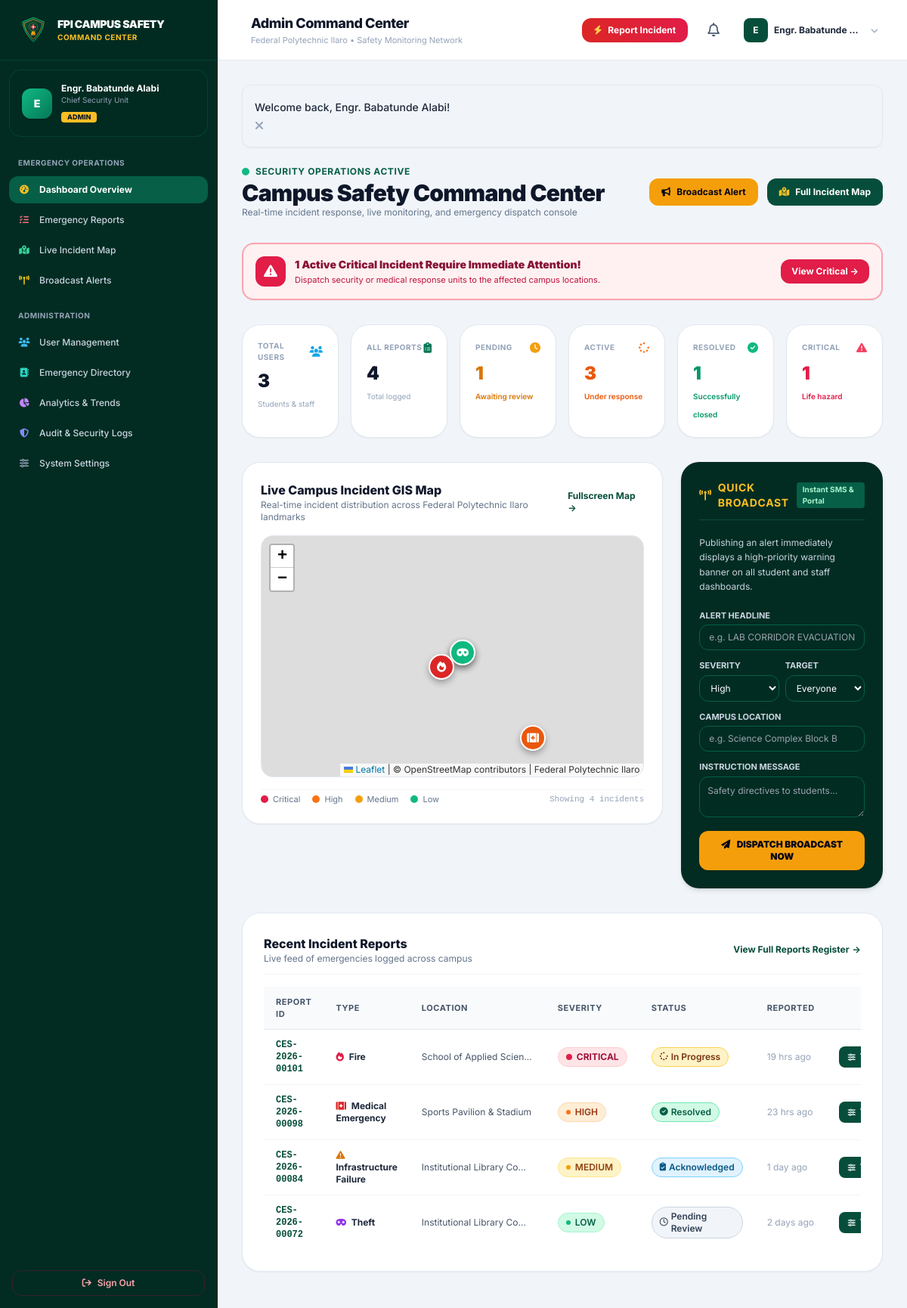
Page /admin/dashboard.php (signed in) on the committed database.
### tables this page shows
CREATE TABLE `emergency_reports` (
  `id` INT UNSIGNED AUTO_INCREMENT PRIMARY KEY,
  `report_reference` VARCHAR(30) NOT NULL UNIQUE,
  `user_id` INT UNSIGNED NULL,
  `emergency_type` ENUM(
    'Fire', 
    'Medical Emergency', 
    'Security Threat', 
    'Accident', 
    'Theft', 
    'Violence', 
    'Gas Leak', 
    'Infrastructure Failure', 
    'Natural Hazard', 
    'Other'
  ) NOT NULL,
  `description` TEXT NOT NULL,
  `location_id` INT UNSIGNED NULL,
  `location_name` VARCHAR(255) NOT NULL,
  `latitude` DECIMAL(10, 7) NULL,
  `longitude` DECIMAL(10, 7) NULL,
  `severity` ENUM('Low', 'Medium', 'High', 'Critical') NOT NULL DEFAULT 'Medium',
  `image_path` MEDIUMTEXT DEFAULT NULL,
  `reporter_phone` VARCHAR(25) DEFAULT NULL,
  `allow_contact` TINYINT(1) NOT NULL DEFAULT 1,
  `status` ENUM('Pending', 'Acknowledged', 'In Progress', 'Resolved', 'Rejected') NOT NULL DEFAULT 'Pending',
  `assigned_to` VARCHAR(150) DEFAULT NULL,
  `admin_notes` TEXT DEFAULT NULL,
  `resolved_at` TIMESTAMP NULL DEFAULT NULL,
  `created_at` TIMESTAMP DEFAULT CURRENT_TIMESTAMP,
  `updated_at` TIMESTAMP DEFAULT CURRENT_TIMESTAMP ON UPDATE CURRENT_TIMESTAMP,
  FOREIGN KEY (`user_id`) REFERENCES `users`(`id`) ON DELETE SET NULL,
  FOREIGN KEY (`location_id`) REFERENCES `campus_locations`(`id`) ON DELETE SET NULL,
  INDEX `idx_reports_status` (`status`),
  INDEX `idx_reports_severity` (`severity`),
  INDEX `idx_reports_type` (`emergency_type`),
  INDEX `idx_reports_created` (`created_at`)
);

### admin/dashboard.php (the view, shortened to what the rows shown need)
<?php
require_once __DIR__ . '/../includes/nav-portal.php';
$pdo = getDB();
$reportsStmt = $pdo->query("
    SELECT r.*, u.name as reporter_name, u.role as reporter_role
    FROM emergency_reports r
    LEFT JOIN users u ON r.user_id = u.id
    ORDER BY r.created_at DESC
    LIMIT 8
");
$recentReports = $reportsStmt->fetchAll();
?>
<div class="space-y-8">
    <div class="flex flex-col sm:flex-row sm:items-center justify-between gap-4">
        <div>
            <h2 class="text-2xl sm:text-3xl font-black text-slate-900 tracking-tight mt-0.5">
                Campus Safety Command Center
            </h2>
        </div>
    </div>
    <div class="bg-white rounded-3xl border border-slate-200 shadow-sm overflow-hidden space-y-4 p-6 sm:p-7">
        <?php if (!empty($recentReports)): ?>
        <div class="overflow-x-auto">
            <table class="w-full text-left text-xs">
                <thead class="bg-slate-50 border-b border-slate-200 text-slate-600 font-bold uppercase tracking-wider text-[11px]">
                    <tr>
                        <th class="py-3 px-4">Report ID</th>
                        <th class="py-3 px-4">Type</th>
                        <th class="py-3 px-4">Location</th>
                        <th class="py-3 px-4">Severity</th>
                        <th class="py-3 px-4">Status</th>
                        <th class="py-3 px-4">Reported</th>
                        <th class="py-3 px-4 text-right">Triage Action</th>
                    </tr>
                </thead>
                <tbody class="divide-y divide-slate-100">
                    <?php foreach ($recentReports as $rep): ?>
                    <tr class="hover:bg-slate-50 transition">
                        <td class="py-3 px-4 font-mono font-bold text-slate-900">
                            <a href="<?= BASE_URL ?>/admin/report-view.php?id=<?= $rep['id'] ?>" class="text-fpi-800 hover:underline">
                                <?= e($rep['report_reference']) ?>
                            </a>
                        </td>
                        <td class="py-3 px-4 font-bold text-slate-800">
                            <i class="<?= get_emergency_icon($rep['emergency_type']) ?> mr-1"></i>
                            <?= e($rep['emergency_type']) ?>
                        </td>
                        <td class="py-3 px-4 text-slate-600 max-w-[180px] truncate">
                            <?= e($rep['location_name']) ?>
                        </td>
                        <td class="py-3 px-4">
                            <?= get_severity_badge($rep['severity']) ?>
                        </td>
                        <td class="py-3 px-4">
                            <?= get_status_badge($rep['status']) ?>
                        </td>
                        <td class="py-3 px-4 text-slate-400">
                            <?= time_ago($rep['created_at']) ?>
                        </td>
                        <td class="py-3 px-4 text-right">
                            <a href="<?= BASE_URL ?>/admin/report-view.php?id=<?= $rep['id'] ?>" class="inline-flex items-center gap-1.5 px-3 py-1.5 rounded-lg bg-fpi-800 hover:bg-fpi-900 text-white font-bold text-xs transition shadow-xs">
                                <i class="fa-solid fa-sliders text-[10px]"></i> Triage
                            </a>
                        </td>
                    </tr>
                    <?php endforeach; ?>
                </tbody>
            </table>
        </div>
        <?php else: ?>
        <div class="py-12 text-center text-slate-400">
            <p class="text-sm font-semibold text-slate-700">No emergency reports found.</p>
        </div>
        <?php endif; ?>
    </div>
</div>
<?php require_once __DIR__ . '/../includes/footer-portal.php'; ?>

### includes/functions.php (shortened to what the rows shown need)
<?php
function e(?string $str): string {
    return htmlspecialchars($str ?? '', ENT_QUOTES, 'UTF-8');
}
function get_severity_badge(string $severity): string {
    switch (ucfirst(strtolower($severity))) {
        case 'Critical':
            return '<span class="inline-flex items-center gap-1.5 px-2.5 py-1 rounded-full text-xs font-bold bg-rose-100 text-rose-800 border border-rose-200"><span class="w-2 h-2 rounded-full bg-rose-600 animate-pulse"></span>CRITICAL</span>';
        case 'High':
            return '<span class="inline-flex items-center gap-1.5 px-2.5 py-1 rounded-full text-xs font-semibold bg-orange-100 text-orange-800 border border-orange-200"><span class="w-1.5 h-1.5 rounded-full bg-orange-500"></span>HIGH</span>';
        case 'Medium':
            return '<span class="inline-flex items-center gap-1.5 px-2.5 py-1 rounded-full text-xs font-semibold bg-amber-100 text-amber-800 border border-amber-200"><span class="w-1.5 h-1.5 rounded-full bg-amber-500"></span>MEDIUM</span>';
        case 'Low':
        default:
            return '<span class="inline-flex items-center gap-1.5 px-2.5 py-1 rounded-full text-xs font-semibold bg-emerald-100 text-emerald-800 border border-emerald-200"><span class="w-1.5 h-1.5 rounded-full bg-emerald-500"></span>LOW</span>';
    }
}
function get_status_badge(string $status): string {
    switch (ucwords(strtolower($status))) {
        case 'Pending':
            return '<span class="inline-flex items-center gap-1 px-2.5 py-1 rounded-full text-xs font-semibold bg-slate-100 text-slate-700 border border-slate-300"><i class="fa-regular fa-clock text-[11px]"></i> Pending Review</span>';
        case 'Acknowledged':
            return '<span class="inline-flex items-center gap-1 px-2.5 py-1 rounded-full text-xs font-semibold bg-sky-100 text-sky-800 border border-sky-300"><i class="fa-solid fa-clipboard-check text-[11px]"></i> Acknowledged</span>';
        case 'In Progress':
            return '<span class="inline-flex items-center gap-1 px-2.5 py-1 rounded-full text-xs font-semibold bg-amber-100 text-amber-900 border border-amber-300"><i class="fa-solid fa-spinner fa-spin text-[11px]"></i> In Progress</span>';
        case 'Resolved':
            return '<span class="inline-flex items-center gap-1 px-2.5 py-1 rounded-full text-xs font-semibold bg-emerald-100 text-emerald-800 border border-emerald-300"><i class="fa-solid fa-circle-check text-[11px]"></i> Resolved</span>';
    }
}
function get_emergency_icon(string $type): string {
    $icons = [
        'Fire'                  => 'fa-solid fa-fire text-rose-600',
        'Medical Emergency'     => 'fa-solid fa-kit-medical text-red-600',
        'Security Threat'       => 'fa-solid fa-shield-halved text-indigo-600',
        'Accident'              => 'fa-solid fa-car-burst text-orange-600',
        'Theft'                 => 'fa-solid fa-mask text-purple-600',
        'Violence'              => 'fa-solid fa-hand-fist text-red-700',
        'Gas Leak'              => 'fa-solid fa-smog text-yellow-600',
        'Infrastructure Failure'=> 'fa-solid fa-triangle-exclamation text-amber-600',
        'Natural Hazard'        => 'fa-solid fa-cloud-bolt text-teal-600',
        'Other'                 => 'fa-solid fa-circle-exclamation text-slate-600'
    ];
    return $icons[$type] ?? 'fa-solid fa-triangle-exclamation text-slate-600';
}
function time_ago($datetime): string {
    $time = is_numeric($datetime) ? (int)$datetime : strtotime($datetime);
    $diff = time() - $time;
    if ($diff < 60) {
        return 'Just now';
    } elseif ($diff < 3600) {
        $m = floor($diff / 60);
        return $m . ($m > 1 ? ' mins ago' : ' min ago');
    } elseif ($diff < 86400) {
        $h = floor($diff / 3600);
        return $h . ($h > 1 ? ' hrs ago' : ' hr ago');
    } elseif ($diff < 604800) {
        $d = floor($diff / 86400);
        return $d . ($d > 1 ? ' days ago' : ' day ago');
    } else {
        return date('M j, Y g:i A', $time);
    }
}

### rows in the picture
emergency_reports: report_reference "CES-2026-00101", emergency_type "Fire", location_name "School of Applied Scien…", severity "Critical" (drawn), status "In Progress" (drawn), created_at "19 hrs ago"
emergency_reports: report_reference "CES-2026-00098", emergency_type "Medical Emergency", location_name "Sports Pavilion & Stadium", severity "High" (drawn), status "Resolved" (drawn), created_at "23 hrs ago"
emergency_reports: report_reference "CES-2026-00084", emergency_type "Infrastructure Failure", location_name "Institutional Library Co…", severity "Medium" (drawn), status "Acknowledged" (drawn), created_at "1 day ago"
emergency_reports: report_reference "CES-2026-00072", emergency_type "Theft", location_name "Institutional Library Co…", severity "Low" (drawn), status "Pending" (drawn), created_at "2 days ago"

### other values in the picture
substr($user['name'], 0, 1) "E"
$user['name'] "Engr. Babatunde Alabi"
$user['department'] "Chief Security Unit"
$user['role'] "ADMIN"
$pageTitle "Admin Command Center"
$user['name'] "Engr. Babatunde…"
$msg "Welcome back, Engr. Babatunde Alabi!"
$criticalIncidents "1"
$totalUsers "3"
$totalReports "4"
$pendingReports "1"
$activeEmergencies "3"
$resolvedReports "1"
count($mapIncidents) "4"
